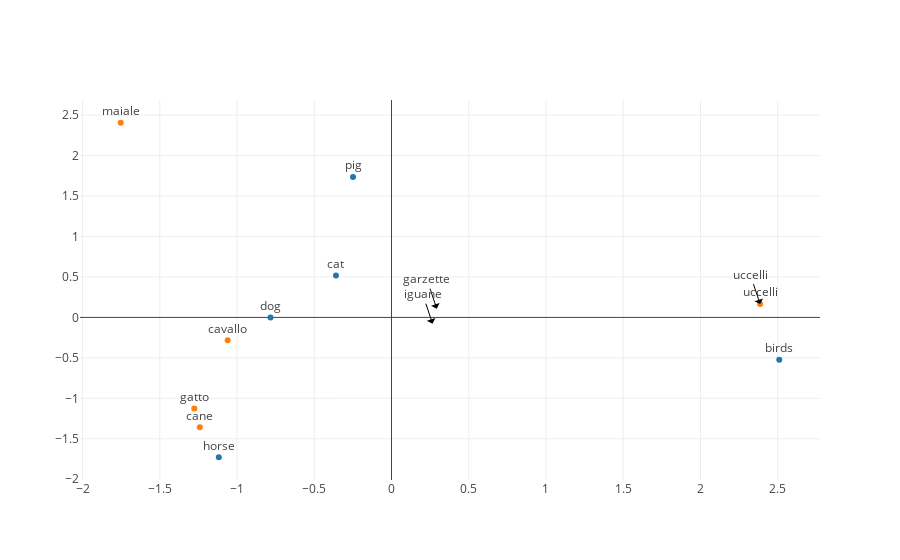

Notebook code for this chart:
### Code cell
trace1 = Scatter(
    x=new_en_words_vec[:, 0],
    y=new_en_words_vec[:, 1],
    mode='markers+text',
    text=en_words,
    textposition='top'
)
trace2 = Scatter(
    x=new_it_words_vec[:5, 0],
    y=new_it_words_vec[:5, 1],
    mode='markers+text',
    text=it_words[:5],
    textposition='top'
)
layout = Layout(
    showlegend=False,
    annotations = [dict(
        x = new_it_words_vec[5][0],
        y = new_it_words_vec[5][1],
        text = translated_word[en_words[4]][0],
        arrowcolor = "black",
        arrowsize = 1.5,
        arrowwidth = 1,
        arrowhead = 0.5
      ), dict(
        x = new_it_words_vec[6][0],
        y = new_it_words_vec[6][1],
        text = translated_word[en_words[4]][1],
        arrowcolor = "black",
        arrowsize = 1.5,
        arrowwidth = 1,
        arrowhead = 0.5
      ), dict(
        x = new_it_words_vec[7][0],
        y = new_it_words_vec[7][1],
        text = translated_word[en_words[4]][2],
        arrowcolor = "black",
        arrowsize = 1.5,
        arrowwidth = 1,
        arrowhead = 0.5
      )]
)
data = [trace1, trace2]

fig = Figure(data=data, layout=layout)
plot_url = plotly.offline.iplot(fig, filename='relatie_position_for_animal.html')

### Figure 1 — Plotly figure (JSON) as saved in the notebook; plotly's stock layout.template omitted (floating-point values rounded to 4 significant figures)
{"data": [{"mode": "markers+text", "text": ["dog", "pig", "cat", "horse", "birds"], "textposition": "top", "type": "scatter", "x": [-0.7834, -0.2492, -0.3596, -1.118, 2.51], "y": [-0.002367, 1.736, 0.5183, -1.728, -0.5237]}, {"mode": "markers+text", "text": ["cane", "maiale", "gatto", "cavallo", "uccelli"], "textposition": "top", "type": "scatter", "x": [-1.241, -1.753, -1.277, -1.061, 2.386], "y": [-1.357, 2.406, -1.125, -0.2829, 0.1645]}], "layout": {"annotations": [{"arrowcolor": "black", "arrowhead": 0.5, "arrowsize": 1.5, "arrowwidth": 1, "text": "uccelli", "x": 2.386, "y": 0.1645}, {"arrowcolor": "black", "arrowhead": 0.5, "arrowsize": 1.5, "arrowwidth": 1, "text": "garzette", "x": 0.2928, "y": 0.1074}, {"arrowcolor": "black", "arrowhead": 0.5, "arrowsize": 1.5, "arrowwidth": 1, "text": "iguane", "x": 0.2656, "y": -0.07684}], "showlegend": false}}
